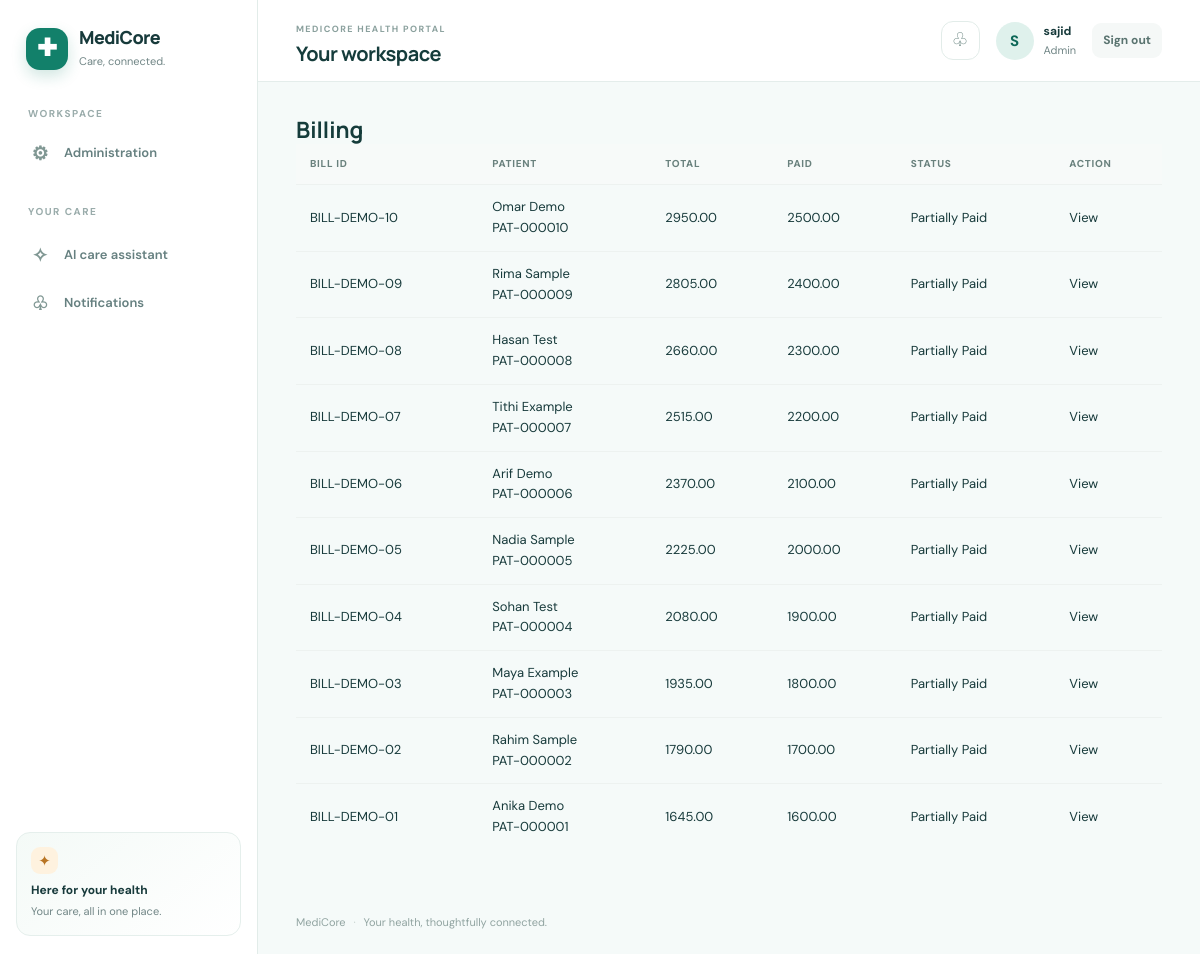
Screenshot of /billing/ (signed in) with the database file from the repository.
### apps/accounts/models.py (models this page shows, shortened)
class User(AbstractUser):
    role = models.CharField(
        max_length=20,
        choices=Role.choices,
        default=Role.PATIENT,
    )
    public_id = models.CharField(
        max_length=20,
        unique=True,
        blank=True,
    )
    is_verified = models.BooleanField(default=False)

### apps/billing/models.py (models this page shows, shortened)
class Bill(models.Model):
    class Status(models.TextChoices):
        UNPAID = "UNPAID", "Unpaid"
        PARTIAL = "PARTIAL", "Partially Paid"
        PAID = "PAID", "Paid"
        CANCELLED = "CANCELLED", "Cancelled"
    bill_id = models.CharField(
        max_length=30,
        unique=True,
        blank=True,
    )
    patient = models.ForeignKey(
        settings.AUTH_USER_MODEL,
        on_delete=models.PROTECT,
        related_name="bills",
    )
    appointment = models.ForeignKey(
        Appointment,
        on_delete=models.PROTECT,
        null=True,
        blank=True,
        related_name="bills",
    )
    consultation = models.ForeignKey(
        Consultation,
        on_delete=models.PROTECT,
        null=True,
        blank=True,
        related_name="bills",
    )
    description = models.CharField(
        max_length=255,
        blank=True,
    )
    consultation_fee = models.DecimalField(
        max_digits=10,
        decimal_places=2,
        default=0,
    )
    lab_fee = models.DecimalField(
        max_digits=10,
        decimal_places=2,
        default=0,
    )
    medicine_fee = models.DecimalField(
        max_digits=10,
        decimal_places=2,
        default=0,
    )
    other_fee = models.DecimalField(
        max_digits=10,
        decimal_places=2,
        default=0,
    )
    total_amount = models.DecimalField(
        max_digits=10,
        decimal_places=2,
        default=0,
    )
    paid_amount = models.DecimalField(
        max_digits=10,
        decimal_places=2,
        default=0,
    )
    status = models.CharField(
        max_length=20,
        choices=Status.choices,
        default=Status.UNPAID,
    )
    created_at = models.DateTimeField(auto_now_add=True)
    updated_at = models.DateTimeField(auto_now=True)

### apps/billing/views.py (the view)
@login_required
def bill_list(request):
    if request.user.role not in ["ADMIN", "RECEPTIONIST"]:
        return render(request, "errors/403.html", status=403)
    bills = Bill.objects.select_related("patient").order_by("-created_at")
    return render(
        request,
        "billing/bills.html",
        {
            "bills": bills,
        },
    )

### templates/billing/bills.html
{% extends "base.html" %}
{% block content %}
<h1>Billing</h1>
<table>
    <thead>
        <tr>
            <th>Bill ID</th>
            <th>Patient</th>
            <th>Total</th>
            <th>Paid</th>
            <th>Status</th>
            <th>Action</th>
        </tr>
    </thead>
    <tbody>
        {% for bill in bills %}
        <tr>
            <td>{{ bill.bill_id }}</td>
            <td>
                {{ bill.patient.get_full_name }}
                <br>
                {{ bill.patient.public_id }}
            </td>
            <td>{{ bill.total_amount }}</td>
            <td>{{ bill.paid_amount }}</td>
            <td>
                {{ bill.get_status_display }}
            </td>
            <td>
                <a href="{% url 'billing:bill_detail' bill.id %}">
                    View
                </a>
            </td>
        </tr>
        {% empty %}
        <tr>
            <td colspan="6">
                No bills found.
            </td>
        </tr>
        {% endfor %}
    </tbody>
</table>
{% endblock %}

### templates/base.html (shortened to what this page needs)
{% load static %}
<!doctype html>
<html lang="en">
  <head>
    <link rel="stylesheet" href="{% static 'css/base.css' %}" />
    <link rel="stylesheet" href="{% static 'css/components.css' %}" />
    <link rel="stylesheet" href="{% static 'css/pages.css' %}" />
  </head>
  <body>
    {% if request.user.is_authenticated %}
    <div class="app-shell">
      <aside class="sidebar" id="app-sidebar" aria-label="Main navigation">
        <a class="brand" href="{% url 'home' %}">
          <span class="brand-icon" aria-hidden="true">✚</span>
          <span class="brand-copy"><strong>MediCore</strong><small>Care, connected.</small></span>
        </a>
        <div class="nav-caption">WORKSPACE</div>
        <nav class="sidebar-nav">
          {% if request.user.role == 'PATIENT' %}
            <a href="{% url 'patients:dashboard' %}" class="nav-item{% if request.resolver_match.url_name == 'dashboard' and request.resolver_match.namespace == 'patients' %} active{% endif %}"><span class="nav-icon">⌂</span>Overview</a>
            <a href="{% url 'patients:find_doctors' %}" class="nav-item{% if request.resolver_match.url_name == 'find_doctors' %} active{% endif %}"><span class="nav-icon">⌕</span>Find a doctor</a>
            <a href="{% url 'patients:appointments' %}" class="nav-item{% if request.resolver_match.url_name == 'appointments' %} active{% endif %}"><span class="nav-icon">▦</span>Appointments</a>
            <a href="{% url 'patients:medical_history' %}" class="nav-item{% if request.resolver_match.url_name == 'medical_history' %} active{% endif %}"><span class="nav-icon">▤</span>Medical history</a>
            <a href="{% url 'patients:prescriptions' %}" class="nav-item{% if request.resolver_match.url_name == 'prescriptions' %} active{% endif %}"><span class="nav-icon">＋</span>Prescriptions</a>
            <a href="{% url 'patients:lab_reports' %}" class="nav-item{% if request.resolver_match.url_name == 'lab_reports' %} active{% endif %}"><span class="nav-icon">⌁</span>Lab reports</a>
            <a href="{% url 'patients:profile' %}" class="nav-item{% if request.resolver_match.url_name == 'profile' and request.resolver_match.namespace == 'patients' %} active{% endif %}"><span class="nav-icon">♙</span>My profile</a>
            <a href="{% url 'nurses:my_home_care_requests' %}" class="nav-item"><span class="nav-icon">♡</span>Home care</a>
          {% elif request.user.role == 'LAB' %}
            <a href="{% url 'medical_records:lab_orders' %}" class="nav-item active"><span class="nav-icon">⌁</span>Lab orders</a>
          {% elif request.user.role == 'PHARMACIST' %}
            <a href="{% url 'pharmacy:prescriptions' %}" class="nav-item active"><span class="nav-icon">＋</span>Prescriptions</a>
          {% elif request.user.role == 'RECEPTIONIST' %}
            <a href="{% url 'billing:bills' %}" class="nav-item active"><span class="nav-icon">▤</span>Billing</a>
          {% elif request.user.is_superuser or request.user.role == 'ADMIN' %}
            <a href="{% url 'admin:index' %}" class="nav-item"><span class="nav-icon">⚙</span>Administration</a>
          {% endif %}
          <div class="nav-caption nav-caption-spaced">YOUR CARE</div>
          <a href="{% url 'chatbot:page' %}" class="nav-item{% if request.resolver_match.namespace == 'chatbot' %} active{% endif %}"><span class="nav-icon">✧</span>AI care assistant</a>
          <a href="{% url 'notifications:list' %}" class="nav-item{% if request.resolver_match.namespace == 'notifications' %} active{% endif %}"><span class="nav-icon">♧</span>Notifications</a>
        </nav>
        <div class="sidebar-footer">
          <div class="sidebar-help-mark">✦</div>
          <strong>Here for your health</strong>
          <span>Your care, all in one place.</span>
        </div>
      </aside>
      <main class="main-content">
        <header class="topbar">
          <div class="topbar-title-wrap">
            <div><span class="page-label">MEDICORE HEALTH PORTAL</span><h1>{% block page_heading %}Your workspace{% endblock %}</h1></div>
          </div>
          <div class="topbar-actions">
            <a class="icon-button notification-link" href="{% url 'notifications:list' %}" aria-label="Notifications">♧</a>
            <div class="user-mini">
              <div class="avatar">{{ request.user.first_name|default:request.user.username|slice:':1'|upper }}</div>
              <div class="user-details"><strong>{{ request.user.get_full_name|default:request.user.username }}</strong><span>{{ request.user.get_role_display }}</span></div>
            </div>
            <form method="post" action="{% url 'logout' %}" class="logout-form">{% csrf_token %}<button type="submit" class="logout-button">Sign out</button></form>
          </div>
        </header>
    {% endif %}
    {% if request.user.is_authenticated %}<section class="page-content">{% else %}<main class="public-content">{% endif %}
      {% block content %}{% endblock %}
    {% if request.user.is_authenticated %}</section>{% else %}</main>{% endif %}
    {% if request.user.is_authenticated %}
      <footer class="site-footer">MediCore <span>·</span> Your health, thoughtfully connected.</footer>
    </main>
    </div>
    {% else %}
      <footer class="site-footer">MediCore <span>·</span> Your health, thoughtfully connected.</footer>
    </div>
    {% endif %}
  </body>
</html>

### static/css/components.css (style rules this page uses)
table { width: 100%; border-collapse: collapse; font-size: 13px; }
th, td { padding: 12px 14px; border-bottom: 1px solid #edf2f0; text-align: left; vertical-align: middle; }
th { background: #f7faf9; color: #69817d; font-size: 10px; font-weight: 800; letter-spacing: .7px; text-transform: uppercase; }
tr:last-child td { border-bottom: 0; }

### rows the page displays
User: user.first_name "S", user.get_full_name "sajid", user.role "Admin"
Bill: bill_id "BILL-DEMO-10", patient.get_full_name "Omar Demo", patient.public_id "PAT-000010", total_amount "2950.00", paid_amount "2500.00", status "Partially Paid"
Bill: bill_id "BILL-DEMO-09", patient.get_full_name "Rima Sample", patient.public_id "PAT-000009", total_amount "2805.00", paid_amount "2400.00", status "Partially Paid"
Bill: bill_id "BILL-DEMO-08", patient.get_full_name "Hasan Test", patient.public_id "PAT-000008", total_amount "2660.00", paid_amount "2300.00", status "Partially Paid"
Bill: bill_id "BILL-DEMO-07", patient.get_full_name "Tithi Example", patient.public_id "PAT-000007", total_amount "2515.00", paid_amount "2200.00", status "Partially Paid"
Bill: bill_id "BILL-DEMO-06", patient.get_full_name "Arif Demo", patient.public_id "PAT-000006", total_amount "2370.00", paid_amount "2100.00", status "Partially Paid"
Bill: bill_id "BILL-DEMO-05", patient.get_full_name "Nadia Sample", patient.public_id "PAT-000005", total_amount "2225.00", paid_amount "2000.00", status "Partially Paid"
Bill: bill_id "BILL-DEMO-04", patient.get_full_name "Sohan Test", patient.public_id "PAT-000004", total_amount "2080.00", paid_amount "1900.00", status "Partially Paid"
Bill: bill_id "BILL-DEMO-03", patient.get_full_name "Maya Example", patient.public_id "PAT-000003", total_amount "1935.00", paid_amount "1800.00", status "Partially Paid"
Bill: bill_id "BILL-DEMO-02", patient.get_full_name "Rahim Sample", patient.public_id "PAT-000002", total_amount "1790.00", paid_amount "1700.00", status "Partially Paid"
Bill: bill_id "BILL-DEMO-01", patient.get_full_name "Anika Demo", patient.public_id "PAT-000001", total_amount "1645.00", paid_amount "1600.00", status "Partially Paid"
